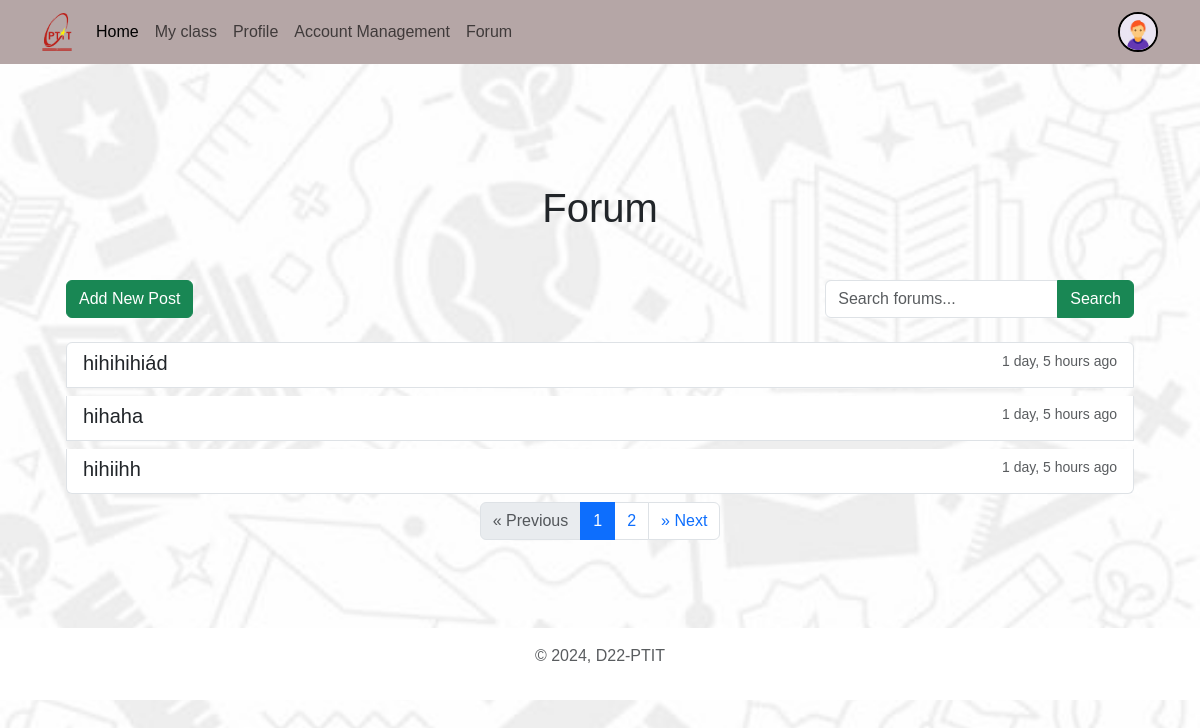
The page /forum/ (signed in) on the database its author committed.
### account/models.py (models this page shows, shortened)
class Profile(models.Model):
    user = models.OneToOneField(User, on_delete=models.CASCADE, null=True, related_name='profile', verbose_name='User Object')
    user_class = models.TextField(blank=True, null=True)
    email = models.EmailField(blank=True, null=True, max_length=254, unique=True)
    profile_img = models.ImageField(upload_to='profile_images', default='profile_images/user.jpg', blank=True, null=True, verbose_name='Profile Pic')
    studen_id = models.CharField(max_length=15, blank=True, null=True)
    GENDER = (
        ('Male', 'Male'),
        ('Female', 'Female'),
        ('Other', 'Other'),
    )
    gender = models.CharField(max_length=6, choices=GENDER, blank=True, null=True)

### forums/models.py (models this page shows, shortened)
class Forum(models.Model):
    user = models.ForeignKey(settings.AUTH_USER_MODEL, on_delete=models.CASCADE)
    title = models.CharField(max_length=100)
    slug = models.SlugField(unique=True)
    desc = models.TextField()
    created_at = models.DateTimeField(auto_now_add=True)

### forums/views.py (the view)
# urls.py: path('', ForumListView.as_view(), name='forum-list'),
@method_decorator(login_required, name='dispatch')
class ForumListView(ListView):
    model = Forum
    template_name = 'forum_list.html'
    context_object_name = "objForums"
    queryset = Forum.objects.order_by('-created_at')
    paginate_by = 3

### templates/forum_list.html (shortened to what this page needs)
{% extends "base.html" %}
{% load humanize %}
{% block content %}
<div class="container my-5">
  <div class="jumbotron p-4">
    <h1 class="text-center my-5">Forum</h1>
    <div class="d-flex justify-content-between mb-4">
      <a href="{% url 'forum-add' %}" class="btn btn-success">Add New Post</a>
      <form method="GET" action="{% url 'forum-search' %}" class="d-flex">
        <div class="input-group">
          <input type="text" name="q" class="form-control" placeholder="Search forums..." value="{{ request.GET.q }}">
          <button class="btn btn-success" type="submit">Search</button>
        </div>
      </form>
    </div>
    <div class="list-group">
        {% for forum in object_list %}
            <a href="{% url 'forum-detail' forum.slug %}" class="list-group-item list-group-item-action mb-2">
                <div class="d-flex w-100 justify-content-between">
                    <h5 class="mb-1">{{ forum.title }}</h5>
                    <small class="text-muted">{{ forum.created_at|naturaltime }}</small>
                </div>
            </a>
        {% endfor %}
    </div>
    {% include 'pagination.html' %}
  </div>
</div>
{% endblock %}

### templates/Components/navbar_loged_in.html (shortened to what this page needs)
    <nav class="navbar navbar-expand-lg bg-body-tertiary d-none d-lg-block">
        <div class="container">
            <a class="navbar-brand" href="">
                <img src="/static/images/logo_ptit.png" alt="" style="width: 30px;">
                </a>
            <div class="collapse navbar-collapse" id="navbarSupportedContent">
                <ul class="navbar-nav me-auto mb-2 mb-lg-0">
                    <li class="nav-item">
                        <a class="nav-link active" aria-current="page" href="{% url 'welcome' %}">Home</a>
                    </li>
						<a class="nav-link" href="{% url 'my_classes' %}">My class</a>
					<li class="nav-item">
                        <a class="nav-link" href="{% url 'profile' request.user.username %}">Profile</a>
                    </li>
                    {% if request.user.is_staff or request.user.is_superuser %}
                    <a class="nav-link" href="{% url "account_management" %}">Account Management</a>
                    {% endif %}
						<a class="nav-link" href="{% url 'forum-list' %}">Forum</a>
                </ul>
                {% if request.user.is_authenticated %}
                    <a href="{% url 'profile' request.user.username %}" class="ms-5">
                    <img src="{{request.user.profile.profile_img.url}}" class="rounded-circle" width="40" height="40" alt="profile_img" style="border: 2px solid #000;">
                    </a>
                {% endif %}
            </div>
        </div>
    </nav>

### static/css/style.css (style rules this page uses)
* { font-family: 'Arial', 'Tahoma', 'Verdana', 'Roboto', 'Open Sans', sans-serif; }
body { background-image: url("../images/Bg1.jpg"); background-size: cover; background-repeat: no-repeat; background-attachment: fixed; background-position: center; }
.navbar { background-color: #b5a6a6 !important; }

### rows shown on the page
Forum: title "hihihihiád", created_at "1 day, 5 hours ago"
Forum: title "hihaha", created_at "1 day, 5 hours ago"
Forum: title "hihiihh", created_at "1 day, 5 hours ago"

### other values the page prints
{{ page }} "1" "2"
